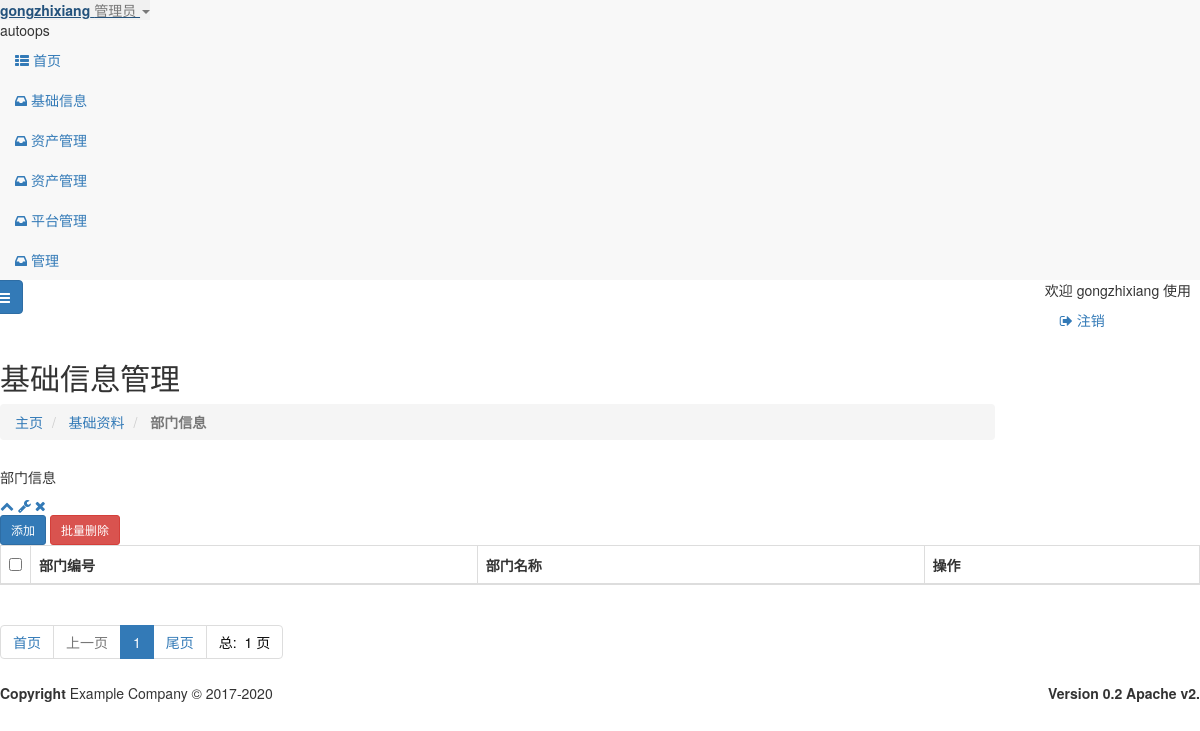
Page /base_info/department.html (signed in) on the earlier database version.
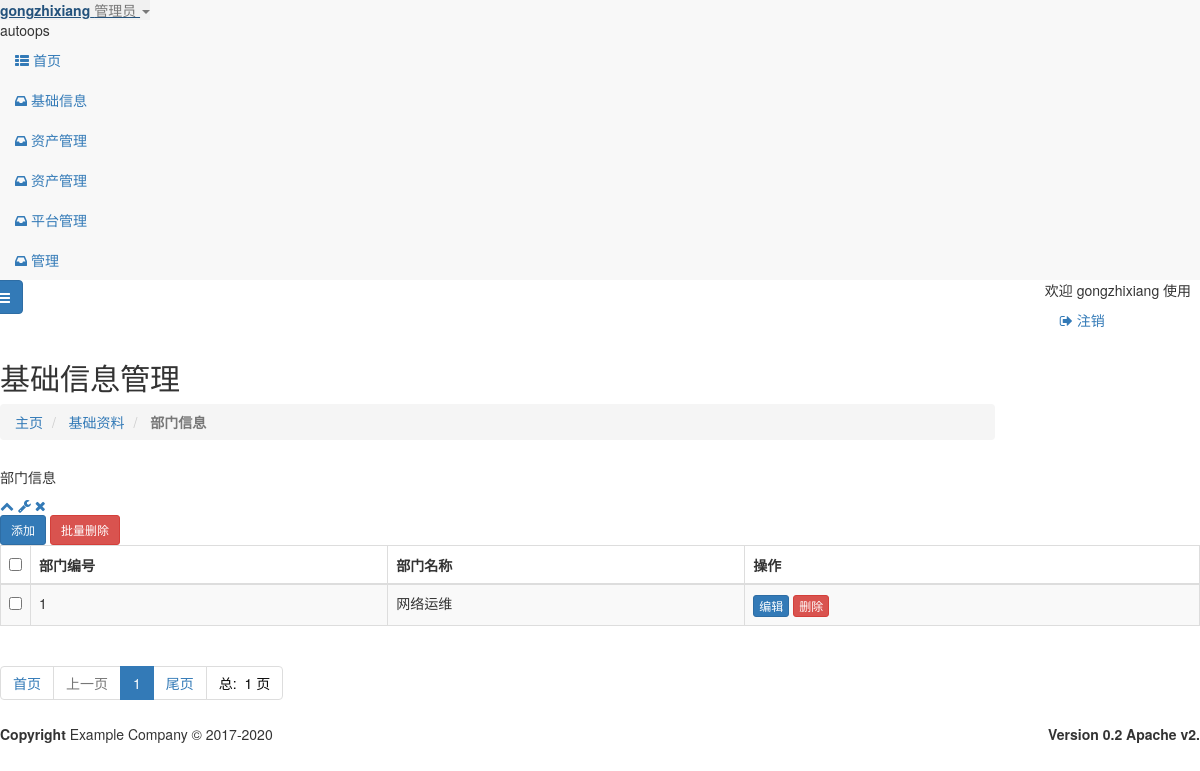
Same page on the later database version.
### base_info/models.py (models this page shows, shortened)
class department(models.Model):
    id = models.IntegerField(primary_key=True, blank=False, verbose_name='部门编号')
    name = models.CharField(max_length=16, blank=False, verbose_name='部门名称')
    class Meta:
        db_table = "department"
        verbose_name = "部门信息"
        verbose_name_plural = '部门信息'

### base_info/views.py (the view)
# urls.py: path('department.html', views.PartList.as_view(), name='part_list'),
class PartList(LoginRequiredMixin, ListView):
    model = department
    template_name = 'base_info/department/department.html'
    context_object_name = "part_list"
    paginate_by = settings.DISPLAY_PER_PAGE
    ordering = ("id")
    def get_queryset(self):
        if self.request.GET.get('name'):
            query = self.request.GET.get('name', None)
            queryset =super().get_queryset().filter(Q(name=query) | Q(id=query) |Q(part=query)).order_by('-id')
        else:
            queryset = super().get_queryset()
        return queryset

### templates/base_info/department/department.html (shortened to what the changed rows need)
{% extends "base.html" %}
{% load  static %}
{% block page-content %}
    <div class="row wrapper border-bottom white-bg page-heading ">
        <div class="col-lg-10">
            <h2>基础信息管理</h2>
        </div>
    </div>
    <div class="wrapper wrapper-content animated fadeInRight">
        <div class="row">
            <div class="col-lg-11" id="split-right"     style="width: 100%" >
                <div class="ibox float-e-margins">
                    <div class="ibox-content">
                        <div class="table-responsive">
                            <form id="del_form_cmdb_all" class="form-horizontal  "
                                  action="{% url "cmdb:cmdb_export" %}" method="post">
                                <table class="table table-striped table-bordered table-hover dataTables-cmdb">
                                    <thead>
                                    <tr>
                                        <th width="20"><input type="checkbox" id="CheckedAll"></th>
                                        <th>部门编号</th>
                                        <th>部门名称</th>
                                        <th>操作</th>
                                    </tr>
                                    </thead>
                                    <tbody>
                                    {% for   row   in   part_list %}
                                        <tr class="gradeA" id="{{ row.id }}">
                                            <td><input type="checkbox" value="{{ row.id }}" name="id"></td>
                                            <td class="center">{{ row.id }}</td>
                                            <td class="center">{{ row.name }}</td>
                                            <td><a class="btn btn-primary  btn-xs "
                                                   href="{% url "base_info:part_update" pk=row.id %}">编辑</a>
                                                <a class="btn btn-danger  btn-xs  person_del">删除</a>
                                            </td>
                                        </tr>
                                    {% endfor %}
                                    </tbody>
                                </table>
                                <div>
                                    <ul class="pagination">
                                        {% for p in paginator.page_range %}
                                            {% if  search_data %}
                                                {% if p == page_obj.number %}
                                                    <li class="active"><a
                                                            href="{% url "base_info:part_list" %}?page={{ p }}&{{ search_data }}"> {{ p }} </a>
                                                    </li>
                                                {% else %}
                                                    <li>
                                                        <a href="{% url "base_info:part_list" %}?page={{ p }}&{{ search_data }}"> {{ p }} </a>
                                                    </li>
                                                {% endif %}
                                            {% else %}
                                                {% if p == page_obj.number %}
                                                    <li class="active"><a
                                                            href="{% url "base_info:part_list" %}?page={{ p }}"> {{ p }} </a>
                                                    </li>
                                                {% else %}
                                                    <li>
                                                        <a href="{% url "base_info:part_list" %}?page={{ p }}"> {{ p }} </a>
                                                    </li>
                                                {% endif %}
                                            {% endif %}
                                        {% endfor %}
                                    </ul>
                                </div>
                            </form>
                        </div>
                    </div>
                </div>
            </div>
        </div>
    </div>
{% endblock %}

Differences in the rows shown:
added department: id "1", name "网络运维"
